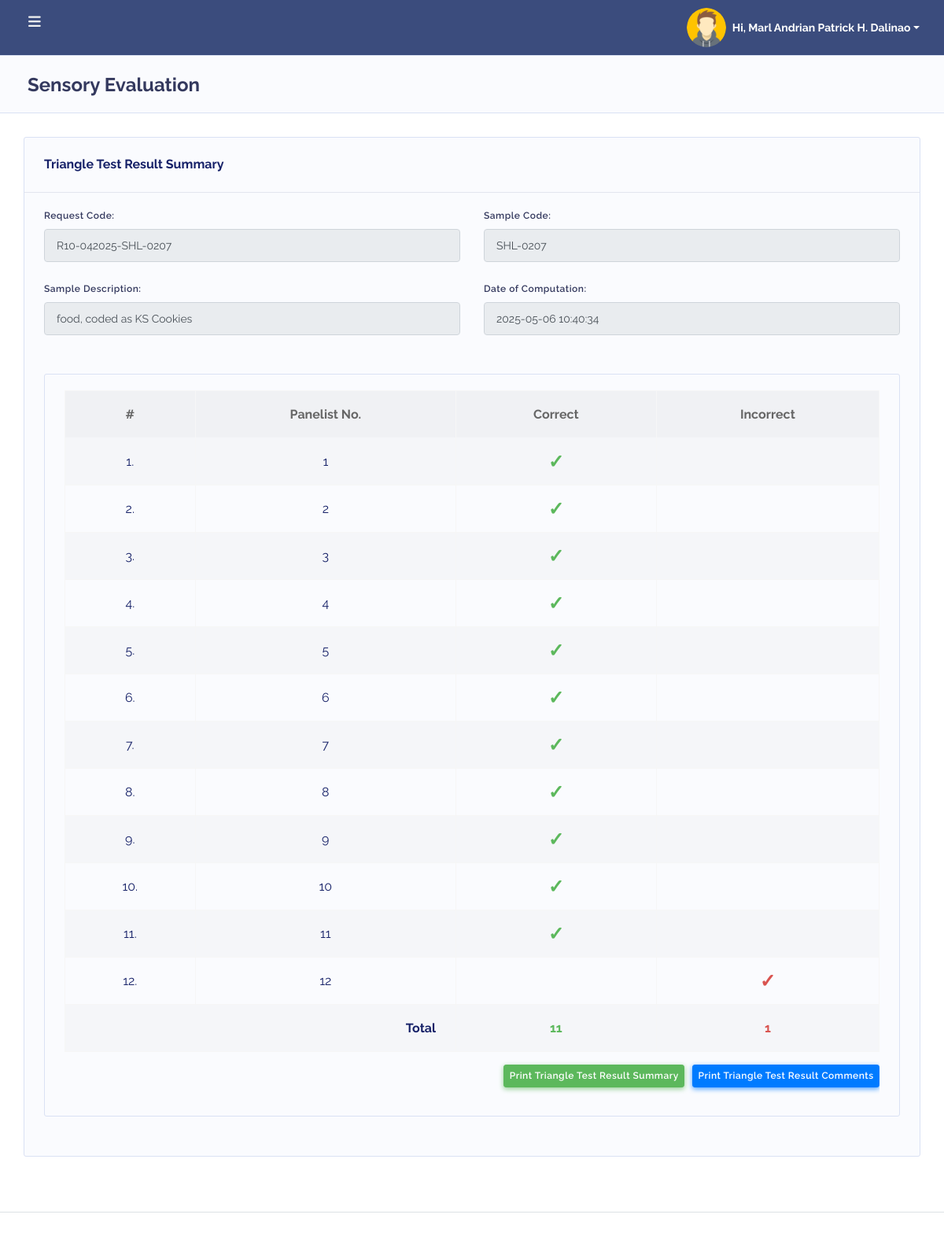
Screenshot of /summary_triangle.php?request_no=R10-042025-SHL-0207 (signed in) with the database file from the repository.
### tables this page shows
CREATE TABLE `users` (
  `user_id` int(11) NOT NULL,
  `username` varchar(50) NOT NULL,
  `email` varchar(100) NOT NULL,
  `password` varchar(255) NOT NULL,
  `role` tinyint(4) NOT NULL CHECK (`role` in (1,2,3)),
  `code_name` varchar(50) DEFAULT NULL,
  `user_picture` varchar(255) DEFAULT NULL,
  `created_at` timestamp NOT NULL DEFAULT current_timestamp()
);

CREATE TABLE `evaluation_requests` (
  `s_id` int(11) NOT NULL,
  `request_no` varchar(100) NOT NULL,
  `lab_code_no` varchar(100) NOT NULL,
  `sample_code_no` varchar(100) NOT NULL,
  `date_of_computation` datetime DEFAULT current_timestamp(),
  `user_input_codes` text DEFAULT NULL COMMENT 'JSON of A1…O3 values',
  `sample_a_label` varchar(100) DEFAULT NULL,
  `sample_b_label` varchar(100) DEFAULT NULL,
  `samples_container` longtext DEFAULT NULL CHECK (json_valid(`samples_container`)),
  `sensory_type` varchar(50) DEFAULT NULL,
  `status` enum('inactive','active') DEFAULT 'inactive',
  `user_id` int(11) DEFAULT NULL
);

CREATE TABLE `evaluation_assignments` (
  `id` int(11) NOT NULL,
  `request_no` varchar(100) DEFAULT NULL,
  `user_id` int(11) DEFAULT NULL,
  `triad_no` int(11) DEFAULT NULL,
  `triad_type` varchar(10) DEFAULT NULL,
  `code1` varchar(50) DEFAULT NULL,
  `code2` varchar(50) DEFAULT NULL,
  `code3` varchar(50) DEFAULT NULL,
  `is_submitted` tinyint(1) DEFAULT 0
);

### summary_triangle.php (the view, shortened to what this page needs)
<?php
include('includes/header.php');
include 'db.php';
$request_no = $_GET['request_no'];
$stmt = $conn->prepare("SELECT lab_code_no, sample_code_no, date_of_computation FROM evaluation_requests WHERE request_no = ?");
$stmt->bind_param("s", $request_no);
$stmt->execute();
$stmt->bind_result($lab_code_no, $sample_code_no, $date_of_computation);
$correct_answers = [
    1 => '1', 2 => '3', 3 => '2', 4 => '1', 5 => '3', 6 => '2',
    7 => '1', 8 => '3', 9 => '2', 10 => '1', 11 => '3', 12 => '2'
];
?>
<!DOCTYPE html>
<html lang="en">
<head>
    <link rel="stylesheet" href="assets/modules/datatables/datatables.min.css">
    <link rel="stylesheet" href="assets/modules/datatables/DataTables-1.10.16/css/dataTables.bootstrap4.min.css">
    <link rel="stylesheet" href="assets/modules/datatables/Select-1.2.4/css/select.bootstrap4.min.css">
</head>
<body class="layout-4">
    <div id="app">
        <div class="main-wrapper main-wrapper-1">
            <?php include('includes/topnav.php'); ?>
            <div class="main-content">
                <section class="section">
                    <div class="section-header">
                        <h1>Sensory Evaluation</h1>
                    </div>
                    <div class="section-body">
                        <div class="row">
                            <div class="col-12">
                                <div class="card">
                                    <div class="card-header d-flex justify-content-between align-items-center">
                                        <h4>Triangle Test Result Summary</h4>
                                    </div>
                                    <div class="card-body">
                                        <div class="row">
                                            <div class="col-md-6 form-group">
                                                <label>Request Code:</label>
                                                <input type="text" class="form-control uniform-input" value="<?= htmlspecialchars($request_no) ?>" readonly>
                                            </div>
                                            <div class="col-md-6 form-group">
                                                <label>Sample Code:</label>
                                                <input type="text" class="form-control uniform-input" value="<?= htmlspecialchars($lab_code_no) ?>" readonly>
                                            </div>
                                        </div>
                                        <div class="row">
                                            <div class="col-md-6 form-group">
                                                <label>Sample Description:</label>
                                                <input type="text" class="form-control uniform-input" value="<?= htmlspecialchars($sample_code_no) ?>" readonly>
                                            </div>
                                            <div class="col-md-6 form-group">
                                                <label>Date of Computation:</label>
                                                <input type="text" class="form-control uniform-input" value="<?= htmlspecialchars($date_of_computation) ?>" readonly>
                                            </div>
                                        </div>
                                        <div class="card mt-4">
                                            <div class="card-body">
                                                <div class="table-responsive">
                                                    <table class="table table-bordered table-striped">
                                                        <thead class="text-center">
                                                            <tr>
                                                                <th>#</th>
                                                                <th>Panelist No.</th>
                                                                <th>Correct</th>
                                                                <th>Incorrect</th>
                                                            </tr>
                                                        </thead>
                                                        <tbody>
                                                        <?php
                                                        $assignment_stmt = $conn->prepare("SELECT triad_no, user_id, triad_type FROM evaluation_assignments WHERE request_no = ?");
                                                        $assignment_stmt->bind_param("s", $request_no);
                                                        $assignment_stmt->execute();
                                                        $assignment_result = $assignment_stmt->get_result();
                                                        $triad_data = [];
                                                        while ($row = $assignment_result->fetch_assoc()) {
                                                            $triad_no = (int)$row['triad_no'];
                                                            $triad_data[$triad_no] = $row;
                                                        }
                                                        $correct_count = 0;
                                                        $wrong_count = 0;
                                                        for ($i = 1; $i <= 12; $i++) {
                                                            $row = $triad_data[$i] ?? null;
                                                            $triad_no = (int)$row['triad_no'];
                                                            $user_id = (int)$row['user_id'];
                                                            $result_stmt = $conn->prepare("SELECT odd_sample FROM triangle_results WHERE user_id = ? AND product_code = ? LIMIT 1");
                                                            $product_code = $lab_code_no;
                                                            $result_stmt->bind_param("is", $user_id, $product_code);
                                                            $result_stmt->execute();
                                                            $result_stmt->bind_result($odd_sample);
                                                            $odd_sample = trim((string)$odd_sample);
                                                            $correct = $correct_answers[$i] ?? null;
                                                            echo "<tr><td class='text-center'>{$i}.</td>
                                                                <td class='text-center'>{$triad_no}</td>";
                                                            if ($odd_sample === $correct) {
                                                                $correct_count++;
                                                                echo "<td class='text-success font-weight-bold text-center' style='font-size: 24px;'>✓</td><td></td>";
                                                            } else {
                                                                $wrong_count++;
                                                                echo "<td></td><td class='text-danger font-weight-bold text-center' style='font-size: 24px;'>✓</td>";
                                                            }
                                                            echo "</tr>";
                                                        }
                                                        ?>
                                                        <tr>
                                                            <td colspan="2" class="text-right font-weight-bold">Total</td>
                                                            <td class="text-success font-weight-bold text-center"><?= $correct_count ?></td>
                                                            <td class="text-danger font-weight-bold text-center"><?= $wrong_count ?></td>
                                                        </tr>
                                                        </tbody>
                                                    </table>
                                                    <div class="d-flex justify-content-end button-group-gap mb-3">
    <button type="button" class="btn btn-success btn-sm" onclick="printPage()">Print Triangle Test Result Summary</button>
    <button type="button" class="btn btn-info btn-sm" onclick="printPageCom()">Print Triangle Test Result Comments</button>
</div>
                                                </div>
                                            </div>
                                        </div>
                                    </div>
                                </div>
                            </div>
                        </div>
                    </div>
                </section>
            </div>
            <?php include('includes/footer.php'); ?>
        </div>
    </div>
</body>
</html>

### includes/topnav.php (shortened to what this page needs)
<?php
include 'db.php';
$user_id = $_SESSION['user_id'];
$query = $conn->prepare("SELECT code_name, user_picture FROM users WHERE user_id = ?");
$query->bind_param("i", $user_id);
$query->execute();
$query->bind_result($code_name, $user_picture);
$default_image = "uploads/default.png";
if (!empty($user_picture)) {
    if (!str_starts_with($user_picture, "uploads/")) {
        $user_picture = "uploads/" . $user_picture;
    }
} else {
    $user_picture = $default_image;
}
?>
<div class="navbar-bg"></div>
<nav class="navbar navbar-expand-lg main-navbar">
    <form class="form-inline mr-auto">
        <ul class="navbar-nav mr-3">
            <li><a href="#" data-toggle="sidebar" class="nav-link nav-link-lg"><i class="fas fa-bars"></i></a></li>
        </ul>
    </form>
    <ul class="navbar-nav navbar-right">
    <li class="dropdown">
    <a href="#" data-toggle="dropdown" class="nav-link dropdown-toggle nav-link-lg nav-link-user d-flex align-items-center">
        <img src="<?php echo htmlspecialchars($user_picture); ?>"
             class="rounded-circle mr-2"
             style="width: 50px; height: 50px; object-fit: cover;"
             alt="User Avatar">
        <span class="d-sm-inline d-none font-weight-bold" style="font-size: 14px;"> Hi,
            <?php echo htmlspecialchars($code_name); ?>
        </span>
    </a>
</li>
    </ul>
</nav>

### summary_triangle.php (style rules this page uses)
.button-group-gap button + button { margin-left: 10px; }

### rows the page displays
users: code_name "Marl Andrian Patrick H. Dalinao"
evaluation_requests: lab_code_no "SHL-0207", sample_code_no "food, coded as KS Cookies", date_of_computation "2025-05-06 10:40:34"
evaluation_assignments: triad_no "1"
evaluation_assignments: triad_no "2"
evaluation_assignments: triad_no "3"
evaluation_assignments: triad_no "4"
evaluation_assignments: triad_no "5"
evaluation_assignments: triad_no "6"
evaluation_assignments: triad_no "7"
evaluation_assignments: triad_no "8"
evaluation_assignments: triad_no "9"
evaluation_assignments: triad_no "10"
evaluation_assignments: triad_no "11"
evaluation_assignments: triad_no "12"

### other values shown
$correct_count "11"
$wrong_count "1"
